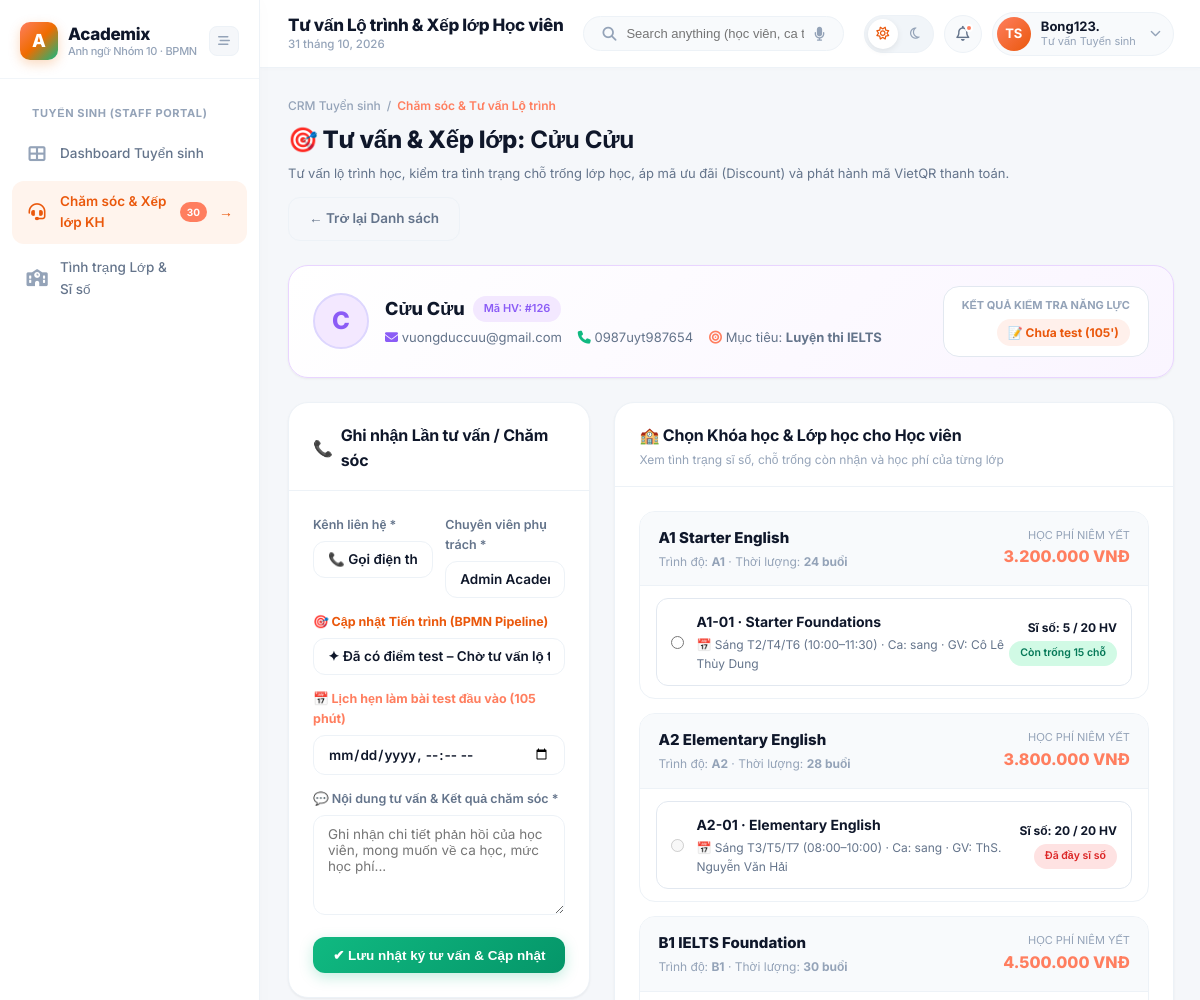
Before: /classes/lead-care/122/consult/?role=STAFF (signed in, upper part) with the older database file.
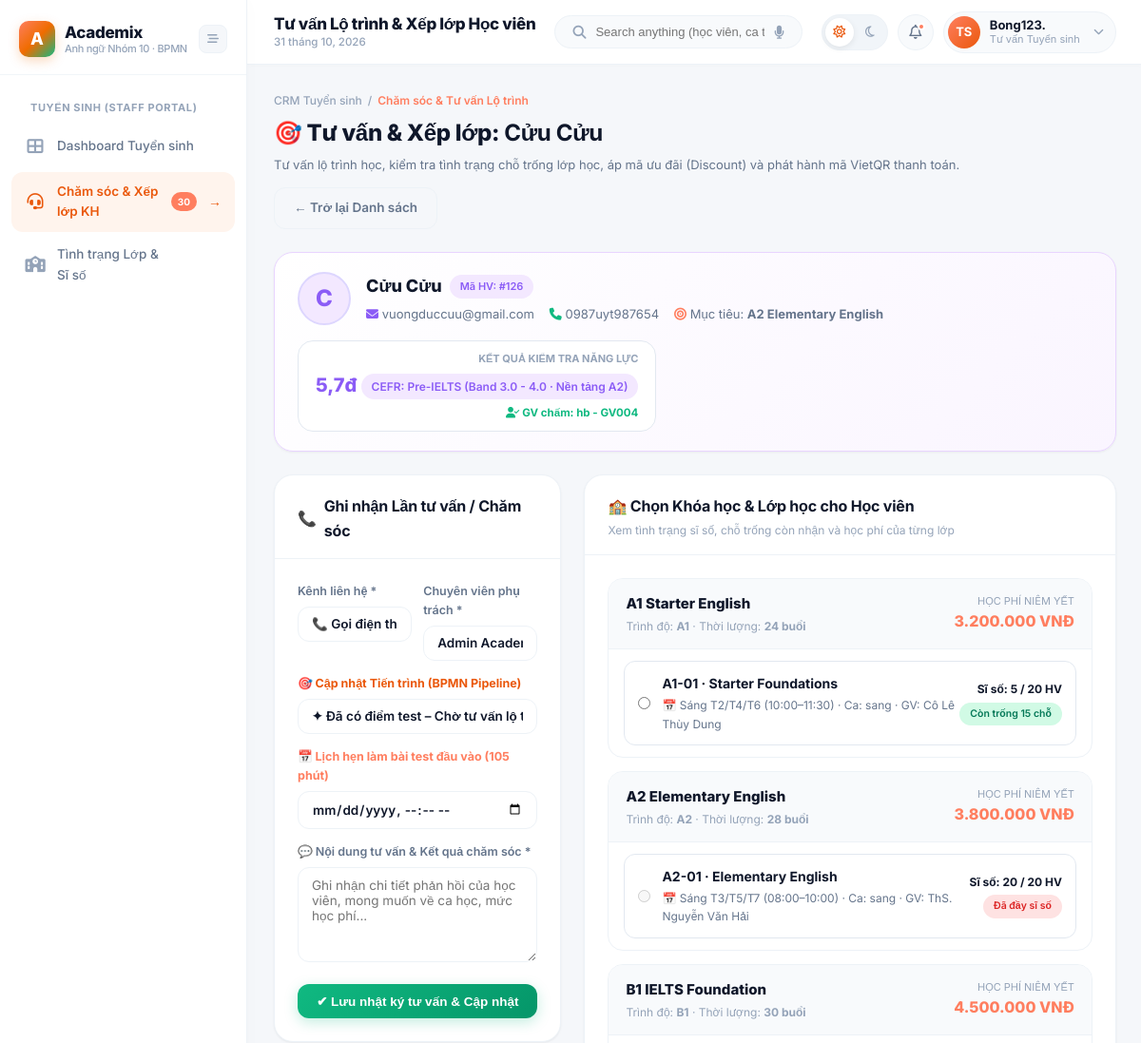
After: the same page with the newer database file.
### apps/classes/models.py (models this page shows, shortened)
class HoSoTuVan(models.Model):
    class TrangThai(models.TextChoices):
        MOI = 'MOI', 'Mới'
        DANG_XU_LY = 'DANG_XU_LY', 'Đang xử lý'
        CHO_TEST = 'CHO_TEST', 'Chờ test'
        DA_TEST = 'DA_TEST', 'Đã test'
        DE_XUAT_LOP = 'DE_XUAT_LOP', 'Đề xuất lớp'
        CHO_GHI_DANH = 'CHO_GHI_DANH', 'Chờ ghi danh'
        HOAN_THANH = 'HOAN_THANH', 'Hoàn thành'
        TU_CHOI = 'TU_CHOI', 'Từ chối'
    khach_hang = models.ForeignKey(
        KhachHang,
        on_delete=models.CASCADE,
        related_name='ho_so_tu_vans',
        verbose_name='Khách hàng',
    )
    nhan_vien_tu_van = models.ForeignKey(
        NhanVien,
        on_delete=models.SET_NULL,
        null=True,
        blank=True,
        related_name='ho_so_tu_vans',
        verbose_name='Nhân viên tư vấn',
    )
    khoa_de_xuat = models.ForeignKey(
        KhoaHoc,
        on_delete=models.SET_NULL,
        null=True,
        blank=True,
        related_name='ho_so_tu_vans',
        verbose_name='Khóa đề xuất',
        help_text='Điền sau khi có kết quả test',
    )
    trang_thai = models.CharField(
        max_length=20,
        choices=TrangThai.choices,
        default=TrangThai.MOI,
        verbose_name='Trạng thái',
    )
    ly_do_tu_choi = models.TextField(null=True, blank=True, verbose_name='Lý do từ chối')
    ngay_tiep_nhan = models.DateTimeField(auto_now_add=True, verbose_name='Ngày tiếp nhận')
    class Meta:
        db_table = 'ho_so_tu_van'
        verbose_name = 'Hồ sơ tư vấn'
        verbose_name_plural = 'Danh sách hồ sơ tư vấn'
        ordering = ['-ngay_tiep_nhan']

class KhoaHoc(models.Model):
    ten_khoa = models.CharField(max_length=255, verbose_name='Tên khóa học')
    trinh_do = models.CharField(max_length=100, verbose_name='Trình độ')
    hoc_phi = models.DecimalField(max_digits=12, decimal_places=2, verbose_name='Học phí')
    so_buoi = models.PositiveIntegerField(verbose_name='Số buổi')
    class Meta:
        db_table = 'khoa_hoc'
        verbose_name = 'Khóa học'
        verbose_name_plural = 'Danh sách khóa học'

### apps/placement_tests/models.py (models this page shows, shortened)
class KetQuaKiemTra(models.Model):
    class TrangThai(models.TextChoices):
        CHO_DUYET = 'CHO_DUYET', 'Chờ duyệt'
        DA_XAC_NHAN = 'DA_XAC_NHAN', 'Đã xác nhận'
        LUU_TRU = 'LUU_TRU', 'Lưu trữ'
        HUY = 'HUY', 'Hủy'
    phien_lam_bai = models.OneToOneField(
        PhienLamBai,
        on_delete=models.CASCADE,
        related_name='ket_qua_kiem_tra',
        verbose_name='Phiên làm bài',
    )
    nhan_vien_xac_nhan = models.ForeignKey(
        NhanVien,
        on_delete=models.SET_NULL,
        null=True,
        blank=True,
        related_name='ket_qua_kiem_tras',
        verbose_name='Nhân viên xác nhận',
    )
    tong_diem = models.FloatField(verbose_name='Tổng điểm')
    trinh_do = models.CharField(max_length=100, verbose_name='Trình độ xếp loại')
    trang_thai = models.CharField(
        max_length=20,
        choices=TrangThai.choices,
        default=TrangThai.CHO_DUYET,
        verbose_name='Trạng thái',
    )
    ngay_xac_nhan = models.DateTimeField(
        null=True,
        blank=True,
        verbose_name='Ngày xác nhận',
    )
    class Meta:
        db_table = 'ket_qua_kiem_tra'
        verbose_name = 'Kết quả kiểm tra'
        verbose_name_plural = 'Danh sách kết quả kiểm tra'

### apps/classes/views.py (the view, shortened to what this page needs)
# urls.py: path('lead-care/<int:hstv_id>/consult/', views.lead_consult, name='lead_consult'),
def lead_consult(request, hstv_id):
    from decimal import Decimal
    from apps.classes.models import HoSoTuVan, KhoaHoc, LopHoc, GhiDanh
    from apps.placement_tests.models import LanLienHe, KetQuaKiemTra, PhienLamBai
    from apps.users.models import NhanVien
    from apps.billing.models import MaGiamGia, PhieuHocPhi
    hstv = HoSoTuVan.objects.filter(id=hstv_id).select_related(
        'khach_hang', 'nhan_vien_tu_van', 'khoa_de_xuat'
    ).first()
    if not hstv:
        return redirect('classes:lead_care')
    kh = hstv.khach_hang
    latest_phien = hstv.phien_lam_bais.filter(
        Q(ket_qua_kiem_tra__trang_thai=KetQuaKiemTra.TrangThai.DA_XAC_NHAN) |
        Q(bai_lam_ky_nangs__trang_thai_cham='GV_DA_DUYET')
    ).order_by('-id').first()
    kq = getattr(latest_phien, 'ket_qua_kiem_tra', None) if latest_phien else None
    giao_vien_cham = None
    if kq and kq.nhan_vien_xac_nhan:
        giao_vien_cham = kq.nhan_vien_xac_nhan.ho_ten_ma
    contacts = list(LanLienHe.objects.filter(ho_so_tu_van=hstv).select_related('nhan_vien').order_by('-thoi_gian'))
    all_khoas = KhoaHoc.objects.prefetch_related('lop_hocs').all()
    current_gd = GhiDanh.objects.filter(ho_so_tu_van=hstv).exclude(trang_thai=GhiDanh.TrangThai.HUY).select_related('lop_hoc__khoa_hoc').first()
    current_phieu = PhieuHocPhi.objects.filter(ghi_danh=current_gd).first() if current_gd else None
    khoa_hocs_data = []
    for kh_obj in all_khoas:
        classes_list = []
        for lh in kh_obj.lop_hocs.filter(trang_thai__in=[LopHoc.TrangThai.MO, LopHoc.TrangThai.DAY]):
            si_so = GhiDanh.objects.filter(lop_hoc=lh).exclude(trang_thai='HUY').count()
            con_trong = max(0, lh.si_so_toi_da - si_so)
            is_full = (con_trong <= 0)
            is_selected = bool(current_gd and current_gd.lop_hoc_id == lh.id)
            classes_list.append({
                'id': lh.id,
                'ten_lop': lh.ten_lop,
                'lich_hoc': lh.lich_hoc,
                'ca_hoc': lh.ca_hoc or '18:00 - 20:00',
                'phong_hoc': lh.phong_hoc or 'Phòng 201',
                'giao_vien': lh.giao_vien or 'Ms. Thảo Trần',
                'si_so': si_so,
                'si_so_toi_da': lh.si_so_toi_da,
                'con_trong': con_trong,
                'is_full': is_full,
                'is_selected': is_selected,
                'ngay_khai_giang': lh.ngay_khai_giang,
            })
        khoa_hocs_data.append({
            'id': kh_obj.id,
            'ten_khoa': kh_obj.ten_khoa,
            'trinh_do': kh_obj.trinh_do,
            'so_buoi': kh_obj.so_buoi,
            'hoc_phi': kh_obj.hoc_phi,
            'hoc_phi_fmt': f"{int(kh_obj.hoc_phi):,}".replace(',', '.') if kh_obj.hoc_phi else '0',
            'classes': classes_list,
        })
    advisors = NhanVien.objects.filter(vai_tro__in=['TU_VAN', 'QUAN_LY']).order_by('ho_ten')
    available_vouchers = list(MaGiamGia.objects.filter(kich_hoat=True).values('ma', 'mo_ta', 'loai_giam', 'gia_tri'))
    user_email = request.session.get('user_email', '')
    current_adv = NhanVien.objects.filter(email__iexact=user_email).first() if user_email else None
    current_advisor_id = current_adv.id if current_adv else (hstv.nhan_vien_tu_van_id or (advisors.first().id if advisors.exists() else None))
    context = {
        'hstv': hstv,
        'student': kh,
        'test_score': round(kq.tong_diem, 1) if kq else None,
        'test_level': kq.trinh_do if kq else None,
        'giao_vien_cham': giao_vien_cham,
        'contacts': contacts,
        'advisors': advisors,
        'current_advisor_id': current_advisor_id,
        'khoa_hocs': khoa_hocs_data,
        'current_gd': current_gd,
        'current_phieu': current_phieu,
        'available_vouchers': available_vouchers,
    }
    return render(request, 'classes/lead_consult.html', context)

### apps/users/helpers.py (called while the page is built, shortened)
def get_account_email(request):
    email = ''
    user = getattr(request, 'user', None)
    if user and user.is_authenticated:
        if user.email:
            email = user.email.strip().lower()
        if email and not user.email:
            try:
                user.email = email
                user.save(update_fields=['email'])
            except Exception:
                pass
    if email and hasattr(request, 'session'):
        if request.session.get('student_email') != email:
            request.session['student_email'] = email
        if request.session.get('user_email') != email:
            request.session['user_email'] = email
    return email

### apps/users/models.py (called while the page is built)
    @property
    def ma_nhan_vien(self):
        prefix = 'GV' if self.vai_tro == self.VaiTro.GIAO_VIEN else ('TV' if self.vai_tro == self.VaiTro.TU_VAN else 'KT')
        return f"{prefix}{self.id:03d}"

    @property
    def ho_ten_ma(self):
        return f"{self.ho_ten} - {self.ma_nhan_vien}"

### apps/classes/templates/classes/lead_consult.html (shortened to what the changed rows need)
{% extends "base.html" %}
{% load static %}
{% block content %}
<div class="page-header" style="margin-bottom: 24px;">
  <div style="display: flex; justify-content: space-between; align-items: center; flex-wrap: wrap; gap: 14px;">
    <div>
      <h1 class="page-title" style="display: flex; align-items: center; gap: 10px;">
        <span>🎯 Tư vấn & Xếp lớp: <strong>{{ student.ho_ten|default:student.email }}</strong></span>
      </h1>
    </div>
  </div>
</div>
<div class="card rounded-2xl shadow-sm" style="margin-bottom: 24px; padding: 20px 24px; background: linear-gradient(135deg, #FFFFFF, #FAF5FF); border: 1.5px solid #E9D5FF;">
  <div style="display: flex; justify-content: space-between; align-items: center; flex-wrap: wrap; gap: 16px;">
    <div style="display: flex; align-items: center; gap: 16px;">
      <div>
        <div style="font-size: 13px; color: var(--text-secondary); margin-top: 4px; display: flex; gap: 16px; flex-wrap: wrap;">
          <span><i class="fa-solid fa-bullseye" style="color: var(--accent-coral);"></i> Mục tiêu: <strong>{{ hstv.khoa_de_xuat.ten_khoa|default:"Luyện thi IELTS" }}</strong></span>
        </div>
      </div>
    </div>
    <div style="text-align: right; background: #fff; padding: 10px 18px; border-radius: var(--radius-lg); border: 1px solid #E2E8F0;">
      <div style="font-size: 11px; font-weight: 700; color: var(--text-muted); text-transform: uppercase;">Kết quả Kiểm tra Năng lực</div>
      {% if test_score is not None %}
      <div style="font-size: 20px; font-weight: 800; color: var(--accent-purple); margin-top: 2px;">
        {{ test_score }}đ <span class="badge badge-purple" style="font-size: 12px; vertical-align: middle;">CEFR: {{ test_level|default:"B1" }}</span>
      </div>
      {% if giao_vien_cham %}
      <div style="font-size: 11.5px; color: var(--accent-emerald); font-weight: 700; margin-top: 4px;">
        <i class="fa-solid fa-user-check"></i> GV chấm: {{ giao_vien_cham }}
      </div>
      {% endif %}
      {% else %}
      <div style="margin-top: 4px;">
        <span class="badge badge-coral" style="font-size: 12px; font-weight: 700;">
          📝 Chưa test (105')
        </span>
      </div>
      {% endif %}
    </div>
  </div>
</div>
<div style="display: grid; grid-template-columns: 1fr 1.35fr; gap: 24px; align-items: start;">
  <div style="display: flex; flex-direction: column; gap: 24px;">
    <div class="card rounded-2xl shadow-sm">
      <div class="card-body">
        <form id="consult-contact-form" method="post" action="{% url 'classes:add_lead_contact' %}">
          <div class="form-group" style="margin-bottom: 14px;">
            <label class="form-label" style="font-size: 12.5px; color: var(--accent-orange); font-weight: 700;">
              🎯 Cập nhật Tiến trình (BPMN Pipeline)
            </label>
            <select name="trang_thai_moi" class="form-control" id="status-select" onchange="toggleRefusal()" style="font-weight: 600;">
              <option value="DA_TEST" {% if hstv.trang_thai == 'DA_TEST' %}selected{% endif %}>✦ Đã có điểm test – Chờ tư vấn lộ trình & xếp lớp</option>
            </select>
          </div>
        </form>
      </div>
    </div>
  </div>
</div>
{% endblock %}

Changed rows visible on the page:
changed HoSoTuVan "✦ Đã có điểm test – Chờ tư vấn lộ trình & xếp lớp": khoa_de_xuat.ten_khoa "Luyện thi IELTS" → "A2 Elementary English"
now on this page (row edited): KetQuaKiemTra: trinh_do "Pre-IELTS (Band 3.0 - 4.0 · Nền tảng A2)"
Other visible differences:
{{ test_score }}: (not shown) → "5,7"
{{ giao_vien_cham }}: (not shown) → "hb - GV004"
text no longer shown: "📝 Chưa test (105')"
text now shown: "đ CEFR: GV chấm:"
